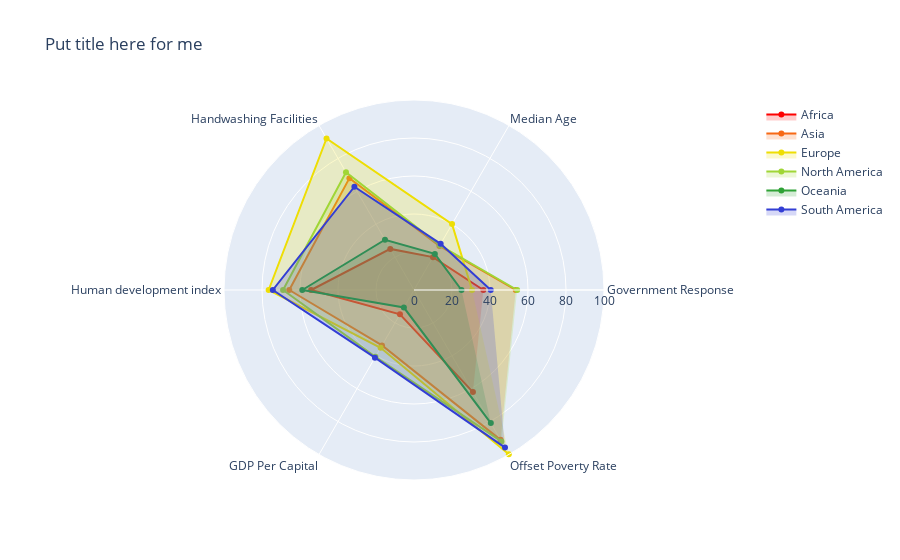

Write notebook code for a chart like this one.
### Markdown cell above
# AREA PROPERTIES ABILITY COMPARE

### Code cell
#TODO: 5 properties to compare 
# stringency_index
# median_age
# 1 -  extreme_poverty (we need good properties)
# handwashing_facilities
# human_development_index
# gdp_per_capita




Ability5_base = owid_covid_data[['continent','date','location','stringency_index','median_age','extreme_poverty','handwashing_facilities'
,'human_development_index','gdp_per_capita']].dropna()


# phần bù của tỉ lệ nghèo đói
Ability5_base['extreme_poverty_r'] = 100 - Ability5_base['extreme_poverty']
Ability5_base.drop(columns=['extreme_poverty'],inplace=True)
# chỉ số phát triển con người
Ability5_base['human_development_index']  *= 100
# tỉ lệ trên nước có gdp lớn nhất
Ability5_base['gdp_per_capita'] *= 100 / Ability5_base['gdp_per_capita'].max()

#  --------------------------------------------------------------------
Ability5_base_location =  Ability5_base.groupby('location').last()
Ability5_base_area = Ability5_base_location.groupby('continent').mean()
#  --------------------------------------------------------------------

figgo = go.Figure()


Depts = ['Government Response','Median Age','Handwashing Facilities','Human development index','GDP Per Capital','Offset Poverty Rate']


idc = 0

for er in Ability5_base_area.index:
      record = Ability5_base_area.loc[er]
      det = record.tolist()
      aColor = colors6[idc]
      r,g,b = ImageColor.getcolor(aColor, "RGB")
      figgo.add_trace(go.Scatterpolar(
      r= det,
      theta=Depts,
      line = dict(color= aColor),
      fill='toself',
      fillcolor = "rgba({r}, {g}, {b}, 0.2)".format(r=r,g=g,b=b),
      name=er,
      ))
      idc+=1

figgo.update_layout(
  polar=dict(
    radialaxis=dict(
      visible=True,
      range=[0, 100]
    )),
  showlegend=True,
  title= dict(text='Put title here for me')
)

figgo.show()

### Figure 1 — Plotly figure (JSON) as saved in the notebook; plotly's stock layout.template omitted (floating-point values rounded to 4 significant figures)
{"data": [{"fill": "toself", "fillcolor": "rgba(253, 1, 0, 0.2)", "line": {"color": "#FD0100"}, "name": "Africa", "r": [36.5, 19.97, 24.97, 54.14, 14.79, 62.06], "theta": ["Government Response", "Median Age", "Handwashing Facilities", "Human development index", "GDP Per Capital", "Offset Poverty Rate"], "type": "scatterpolar"}, {"fill": "toself", "fillcolor": "rgba(247, 105, 21, 0.2)", "line": {"color": "#F76915"}, "name": "Asia", "r": [53.57, 26.79, 67.99, 65.66, 33.66, 91.07], "theta": ["Government Response", "Median Age", "Handwashing Facilities", "Human development index", "GDP Per Capital", "Offset Poverty Rate"], "type": "scatterpolar"}, {"fill": "toself", "fillcolor": "rgba(238, 222, 4, 0.2)", "line": {"color": "#EEDE04"}, "name": "Europe", "r": [30.56, 40.05, 92.07, 76.5, 35.14, 99.8], "theta": ["Government Response", "Median Age", "Handwashing Facilities", "Human development index", "GDP Per Capital", "Offset Poverty Rate"], "type": "scatterpolar"}, {"fill": "toself", "fillcolor": "rgba(160, 214, 54, 0.2)", "line": {"color": "#A0D636"}, "name": "North America", "r": [54.3, 27.17, 71.6, 68.93, 40.6, 92.03], "theta": ["Government Response", "Median Age", "Handwashing Facilities", "Human development index", "GDP Per Capital", "Offset Poverty Rate"], "type": "scatterpolar"}, {"fill": "toself", "fillcolor": "rgba(47, 162, 54, 0.2)", "line": {"color": "#2FA236"}, "name": "Oceania", "r": [25, 21.95, 30.55, 58.8, 10.66, 80.85], "theta": ["Government Response", "Median Age", "Handwashing Facilities", "Human development index", "GDP Per Capital", "Offset Poverty Rate"], "type": "scatterpolar"}, {"fill": "toself", "fillcolor": "rgba(51, 62, 212, 0.2)", "line": {"color": "#333ED4"}, "name": "South America", "r": [40.39, 28.05, 62.75, 74.3, 41.1, 95.78], "theta": ["Government Response", "Median Age", "Handwashing Facilities", "Human development index", "GDP Per Capital", "Offset Poverty Rate"], "type": "scatterpolar"}], "layout": {"polar": {"radialaxis": {"range": [0, 100], "visible": true}}, "showlegend": true, "title": {"text": "Put title here for me"}}}
